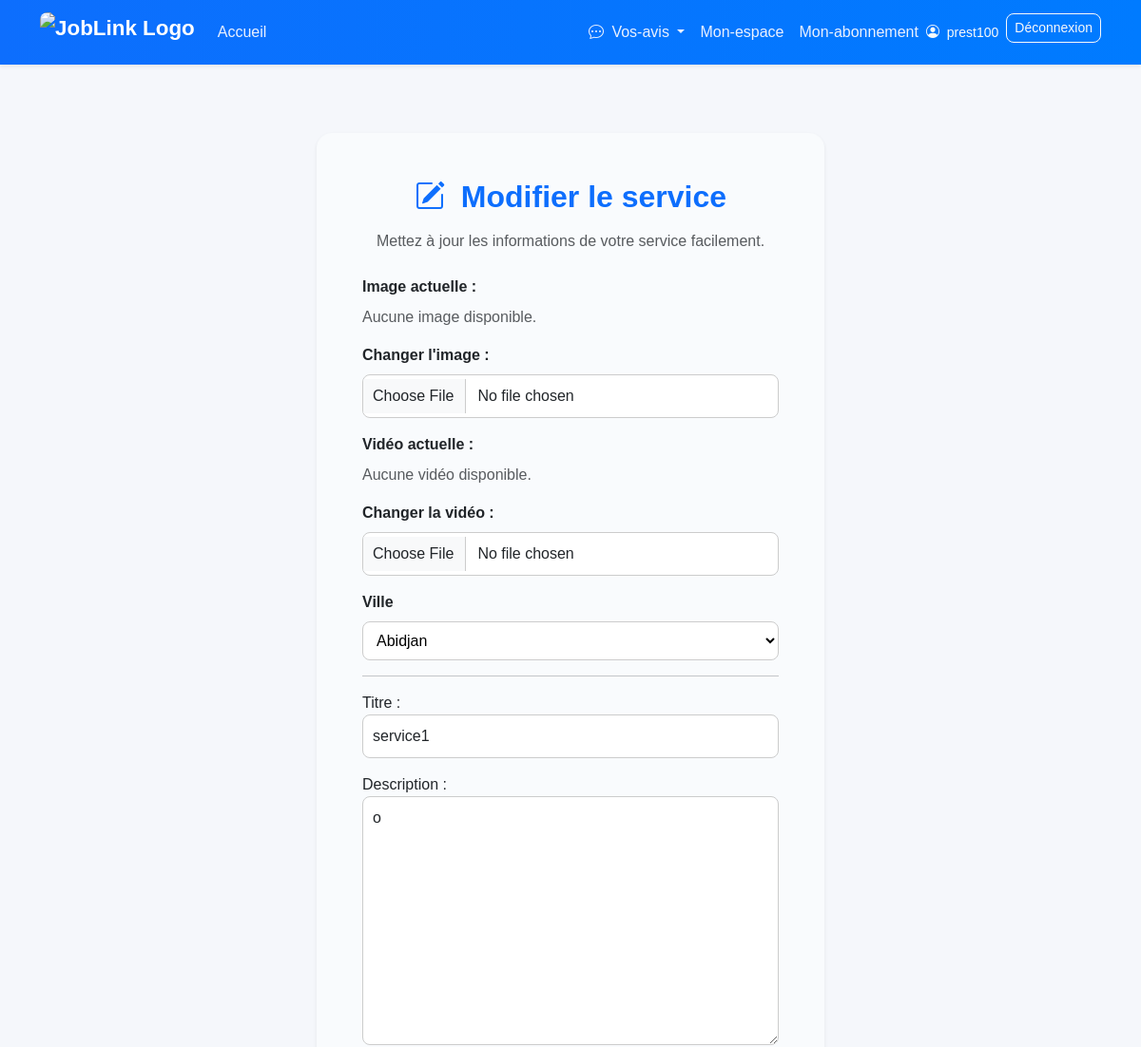
/service/modifier/6/ (signed in, upper part), run on an earlier commit of the app's database.
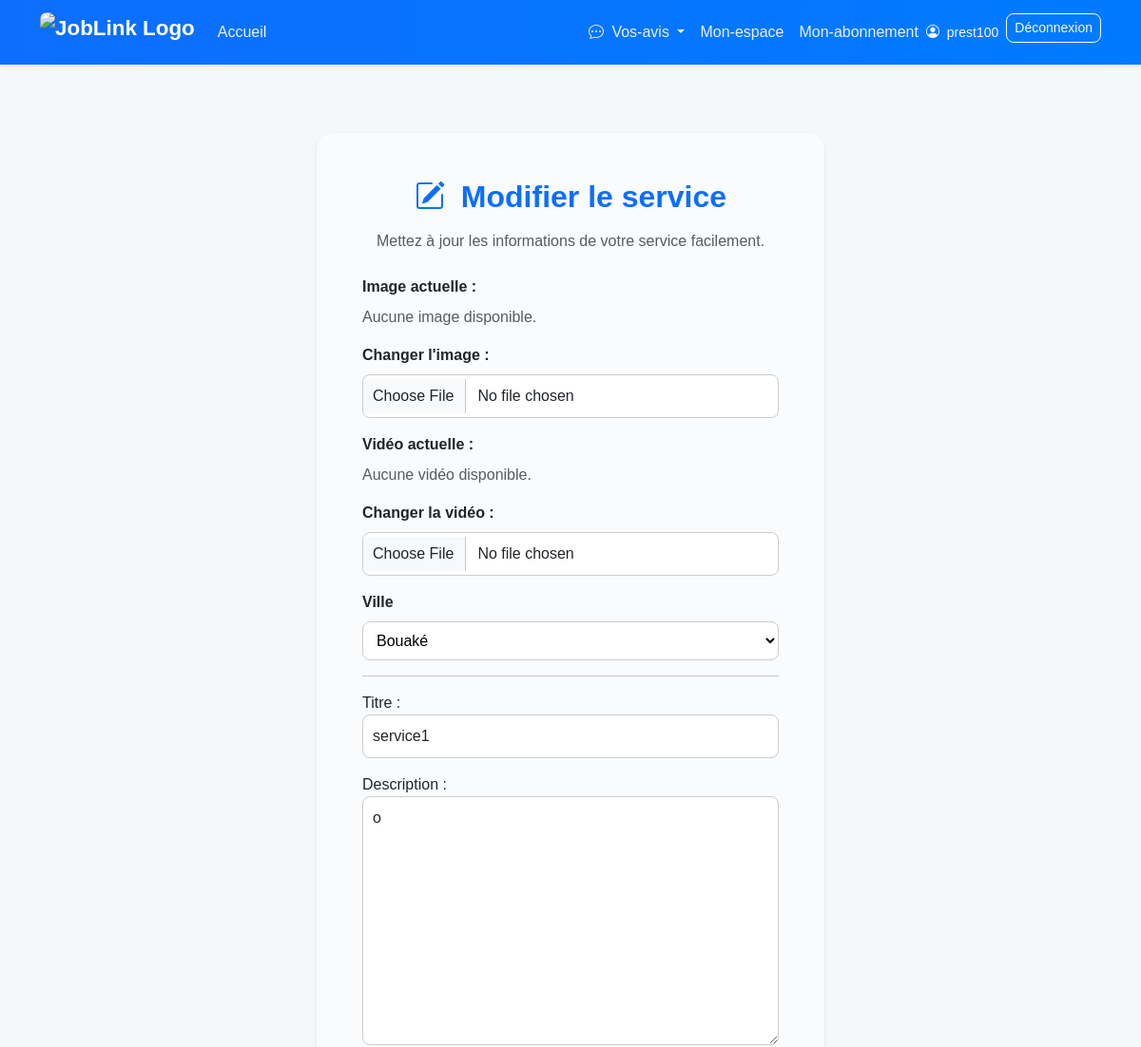
And on a later commit of the database.
### core/models.py (models this page shows, shortened)
class Service(models.Model):
    VILLES_CI = [
        ("Abidjan", "Abidjan"),
        ("Bouaké", "Bouaké"),
        ("Daloa", "Daloa"),
        ("Yamoussoukro", "Yamoussoukro"),
        ("San-Pédro", "San-Pédro"),
        ("Korhogo", "Korhogo"),
        ("Man", "Man"),
        ("Gagnoa", "Gagnoa"),
    ]
    prestataire = models.ForeignKey(
        'Prestataire',
        on_delete=models.CASCADE,
        related_name='services'
    )
    titre = models.CharField(max_length=100)
    description = models.TextField()
    prix = models.DecimalField(max_digits=10, decimal_places=2, blank=True, null=True)
    telephone = models.CharField(max_length=20, blank=True, null=True)
    adresse = models.CharField(max_length=255, blank=True, null=True)
    categorie = models.CharField(max_length=100)
    ville = models.CharField(max_length=50, choices=VILLES_CI, default="Abidjan")
    date_publication = models.DateTimeField(auto_now_add=True)
    disponible = models.BooleanField(default=True)
    image = CloudinaryField("image", blank=True, null=True)
    video = CloudinaryField(resource_type="video", blank=True, null=True)

### core/views.py (the view)
# urls.py: path('service/modifier/<int:service_id>/', views.modifier_service, name='modifier_service'),
@login_required
def modifier_service(request, service_id):
    service = get_object_or_404(Service, id=service_id, prestataire__user=request.user)
    if request.method == 'POST':
        form = ServiceForm(request.POST, request.FILES, instance=service)
        if form.is_valid():
            form.save()
            messages.success(request, "Le service a été modifié avec succès ✅")
            return redirect('dashboard')
    else:
        form = ServiceForm(instance=service)
    return render(request, 'core/modifier_service.html', {'form': form})

### core/templates/core/modifier_service.html (shortened to what this page needs)
{% extends 'base.html' %}
{% load static %}
{% block content %}
<div class="container my-5">
  <div class="row justify-content-center">
    <div class="col-md-8 col-lg-6">
      <div class="card shadow-sm border-0 rounded-4" style="background-color: #f9fbfd;">
        <div class="card-body p-5">
          <h2 class="text-center mb-3 text-primary fw-bold">
            <i class="bi bi-pencil-square me-2"></i> Modifier le service
          </h2>
          <p class="text-center text-muted mb-4">
            Mettez à jour les informations de votre service facilement.
          </p>
          <form method="POST" enctype="multipart/form-data">
            <div class="mb-3">
                <label class="form-label fw-semibold">Image actuelle :</label><br>
                {% if form.instance.image %}
                <img src="{{ form.instance.image.url }}" alt="Image actuelle" class="img-fluid rounded mb-2" style="max-height: 180px;">
                {% else %}
                <p class="text-muted">Aucune image disponible.</p>
                {% endif %}
            </div>
            <div class="mb-3">
                <label class="form-label fw-semibold">Changer l'image :</label>
                {{ form.image }}
            </div>
            <div class="mb-3">
                <label class="form-label fw-semibold">Vidéo actuelle :</label><br>
                {% if form.instance.video %}
                    <video controls class="w-100 rounded mb-2" style="max-height: 200px;">
                        <source src="{{ form.instance.video.url }}" type="video/mp4">
                        Votre navigateur ne supporte pas la lecture vidéo.
                    </video>
                {% else %}
                    <p class="text-muted">Aucune vidéo disponible.</p>
                {% endif %}
            </div>
            <div class="mb-3">
                <label class="form-label fw-semibold">Changer la vidéo :</label>
                {{ form.video }}
            </div>
            <div class="mb-3">
                <label class="form-label fw-semibold">Ville</label>
                {{ form.ville }}
            </div>
            <hr>
            <div class="mb-3">
                {{ form.titre.label_tag }}
                {{ form.titre }}
            </div>
            <div class="mb-3">
                {{ form.description.label_tag }}
                {{ form.description }}
            </div>
            </form>
        </div>
      </div>
    </div>
  </div>
</div>
{% endblock %}

What changed in the data, as far as the page shows it:
changed Service "service1": ville "Abidjan" → "Bouaké"
